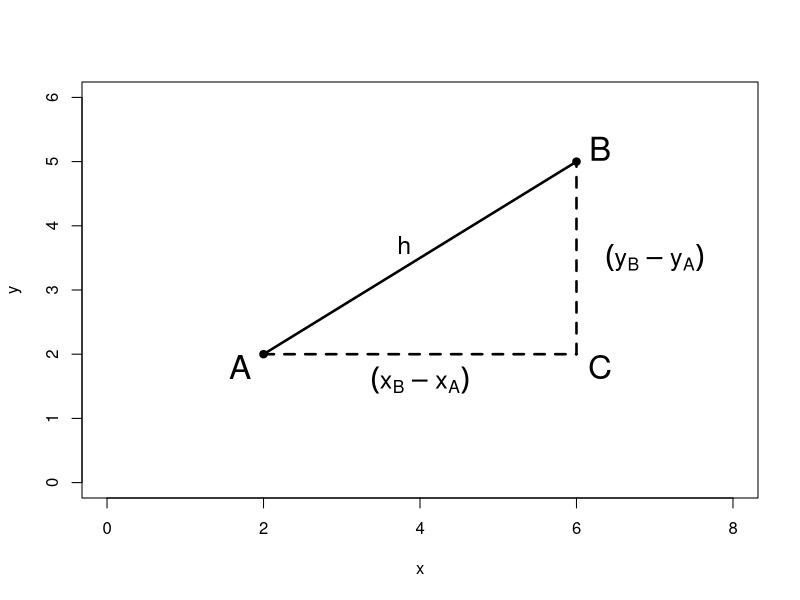
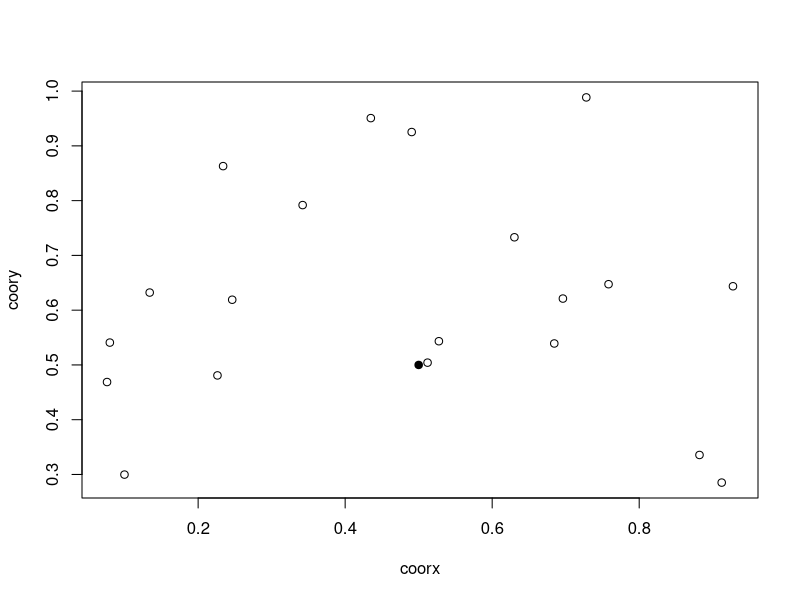
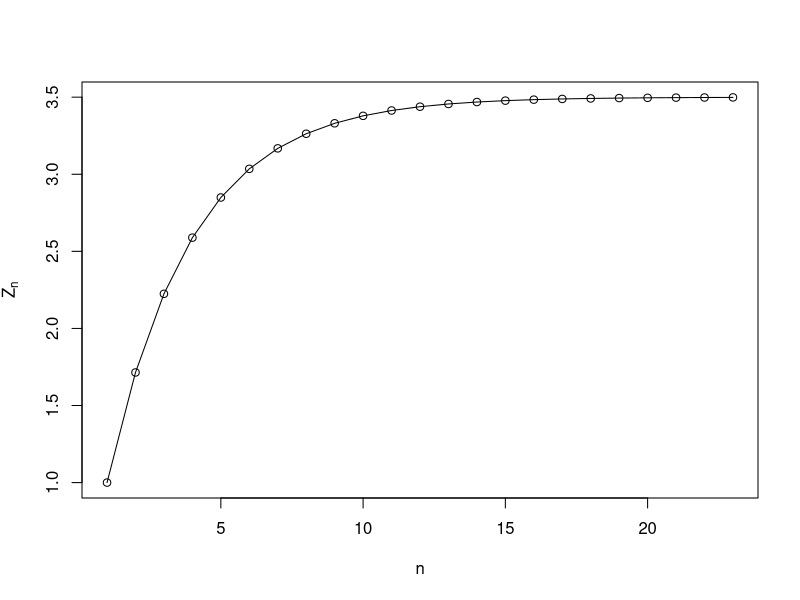

The R source for these figures, in order:
## ---- chunk 1
hipot <- function(cat.ad, cat.op) {
  out <- sqrt(cat.ad ^ 2 + cat.op ^ 2)
  out
}

## ---- chunk 2
area <- function(a, b) a * b / 2
co <- function(ca, h) sqrt(h ^ 2 - ca ^ 2)
## ---- chunk 3
area(3, 4)
co(3, 5)
## ---- chunk 4
a <- c(2, 6)
b <- c(2, 5)

plot(a, b, pch=19, ylim=c(0, max(b) + 1), xlim=c(0, max(a) + 2), xlab='x', ylab='y')
segments(x0=a[1], y0=b[1], x1=a[2], y1=b[2], lwd=2.5)
segments(x0=a[1], y0=b[1], x1=a[2], y1=b[1], lty=2, lwd=2.5)
segments(x0=a[2], y0=b[1], x1=a[2], y1=b[2], lty=2, lwd=2.5)

text(a[1] - 0.3, b[1] - 0.2, labels="A", cex=2)
text(a[2] + 0.3, b[2] + 0.2, labels="B", cex=2)
text(a[2] + 0.3, b[1] - 0.2, labels="C", cex=2)
text(mean(a), b[1] - 0.4, labels=expression((x[B] - x[A])), cex=1.5)
text(a[2] + 1, mean(b), labels=expression((y[B] - y[A])), cex=1.5)
text(mean(a) - .2, mean(b) + .2, labels='h', cex=1.5)
## ---- chunk 5
# set.seed(0)
coorx <- runif(20)
coory <- runif(20)
plot(coorx, coory)
points(0.5, 0.5, pch=19)
cat.ad <- 0.5 - coorx
cat.op <- 0.5 - coory
hipot <- function(ca, co) sqrt(ca **2 + co ** 2)
h <- hipot(cat.ad, cat.op)
i <- which.min(h)
j <- which.max(h)
# points(puntos[i,], pch=19, col="red")
# points(puntos[j,], pch=19, col="darkgreen")
## ---- chunk 6
s <- c(-10, 5, 6)
sum(s)
## ---- chunk 7
n <- 22; z <- 1.4
s <- 1 / (z ** (0:n))
out <- sum(s)
## ---- chunk 8
plot(cumsum(s), type="o", xlab="n", ylab=expression(Z[n]))
## ---- chunk 9
shannon <- function(x)
  - sum(table(x) / length(x) * log(table(x) / length(x), 2))
## ---- chunk 10
frase <- "Esta frase tiene un H = 3.7"  
x     <- strsplit(frase, '')[[1]]  
shannon(x)
